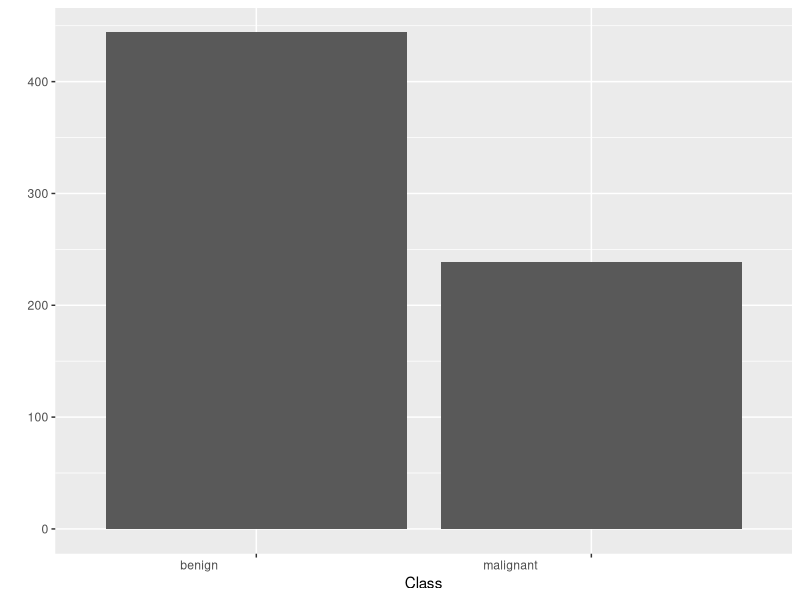

Recreate this plot in R.
## ---- chunk 1
knitr::opts_chunk$set(echo = TRUE)
## ---- chunk 2
library(mlbench)
library(e1071)
library(caret)
## ---- chunk 3
library(ggplot2)
library(gmodels)

## ---- chunk 4
data("BreastCancer")
## ---- chunk 5
str(BreastCancer)
## ---- chunk 6
levels(BreastCancer$Class)
## ---- chunk 7
summary(BreastCancer)
## ---- chunk 8
CleanDataset <- na.omit(BreastCancer)
qplot(Class, data=CleanDataset, geom = "bar") + theme(axis.text.x = element_text(angle = 0, hjust = 2))
## ---- chunk 9
head(is.na(BreastCancer))
## ---- chunk 10
library(caTools)
set.seed(150)
 
#Splitting data Training dan data Testing
split=sample.split(BreastCancer, SplitRatio = 0.9) 

#Dataset Training
training_set=subset(BreastCancer,split==TRUE)       

#Dataset Testing
test_set=subset(BreastCancer,split==FALSE)
## ---- chunk 11
dim(training_set) 
## ---- chunk 12
dim(test_set) 
## ---- chunk 13
topredict_set<-test_set[2:10]                       # Menghapus Target Class
dim(topredict_set)
## ---- chunk 14
#Pembuatan Model NaiveBayes 
model_naive <- naiveBayes(Class ~ ., data = training_set) 

#Prediksi kelas target pada dataset validasi (topredict)
preds_naive <- predict(model_naive, newdata = topredict_set)  

(conf_matrix_naive <- table(preds_naive, test_set$Class))   

## ---- chunk 15
confusionMatrix(conf_matrix_naive)  
